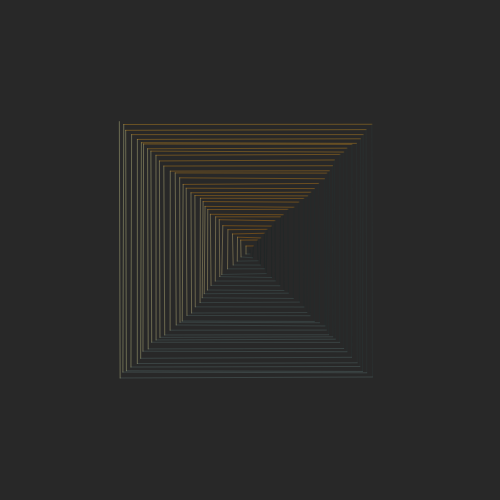
Frame 1 (no input)
Frame 60 (no input): identical to frame 1, image omitted
Frame 120 (the mouse pressed at the canvas centre since frame 60): identical to frame 1, image omitted

The p5.js sketch that drew this single still picture (run headless with seeded random() and noise() and a simulated clock; from frame 60 on, the mouse is pressed at the canvas centre):

// p5.js sketch
// ── sketch.js
const SIZE = 500;
const GAP = 4;
const DEPTH = 32;
const SPEED = 0.2;

let points;

let rs = [15, 73, 249, 255];
let gs = [32, 103, 224, 147];
let bs = [32, 103, 143, 1];

function setup() {
  createCanvas(SIZE, SIZE);
  points = [
    {
      x: SIZE / 2,
      y: SIZE / 2,
      r: rs[0],
      g: gs[0],
      b: bs[0],
      dx: random(-SPEED, SPEED),
      dy: random(-SPEED, SPEED),
    },
    {
      x: SIZE / 2,
      y: SIZE / 2 + GAP,
      r: rs[1],
      g: gs[1],
      b: bs[1],
      dx: random(-SPEED, SPEED),
      dy: random(-SPEED, SPEED),
    },
    {
      x: SIZE / 2 - GAP,
      y: SIZE / 2 + GAP,
      r: rs[2],
      g: gs[2],
      b: bs[2],
      dx: random(-SPEED, SPEED),
      dy: random(-SPEED, SPEED),
    },
    {
      x: SIZE / 2 - GAP,
      y: SIZE / 2 - GAP,
      r: rs[3], 
      g: gs[3],
      b: bs[3],
      dx: random(-SPEED, SPEED),
      dy: random(-SPEED, SPEED),
    },
  ];
  for (let i = 1; i < DEPTH; i++) {
    let prev = points[points.length - 1];
    points.push({
      x: prev.x + 2 * i * GAP + random(-1, 1),
      y: prev.y + random(-1, 1),
      r: rs[0] + i,
      g: gs[0] + i,
      b: bs[0] + i,
      dx: random(-SPEED, SPEED),
      dy: random(-SPEED, SPEED),
    });
    prev = points[points.length - 1];
    points.push({
      x: prev.x + random(-1, 1),
      y: prev.y + (2 * i + 1) * GAP + random(-1, 1),
      r: rs[1] + i,
      g: gs[1] + i,
      b: bs[1] + i,
      dx: random(-SPEED, SPEED),
      dy: random(-SPEED, SPEED),
    });
    prev = points[points.length - 1];
    points.push({
      x: prev.x - (2 * i + 1) * GAP + random(-1, 1),
      y: prev.y + random(-1, 1),
      r: rs[2] + i,
      g: gs[2] + i,
      b: bs[2] + i,
      dx: random(-SPEED, SPEED),
      dy: random(-SPEED, SPEED),
    });
    prev = points[points.length - 1];
    points.push({
      x: prev.x + random(-1, 1),
      y: prev.y - (2 * i + 2) * GAP + random(-1, 1),
      r: rs[3] + i,
      g: gs[3] + i,
      b: bs[3] + i,
      dx: random(-SPEED, SPEED),
      dy: random(-SPEED, SPEED),
    });
  }
}

function draw() {
  background(40);
  for (let i = 0; i < points.length - 1; i++) {
    let a = points[i];
    let b = points[i + 1];
    if (millis() > 8000 + (i * 64)) {
      let dxx = a.dx + b.dx;
      if (
        a.x + dxx > SIZE ||
        b.x + dxx > SIZE ||
        a.x + dxx < 0 ||
        b.x + dxx < 0
      ) {
        a.dx = -a.dx;
        b.dx = -b.dx;
        dxx = -dxx;
      }
      a.x += dxx;
      b.x += dxx;

      let dyy = a.dy + b.dy;
      if (
        a.y + dyy > SIZE ||
        b.y + dyy > SIZE ||
        a.y + dyy < 0 ||
        b.y + dyy < 0
      ) {
        a.dy = -a.dy;
        b.dy = -b.dy;
        dyy = -dyy;
      }
      a.y += dyy;
      b.y += dyy;

      let dr = (b.r - a.r) / 500;
      a.r += dr;
      b.r -= dr;
      let dg = (b.g - a.g) / 500;
      a.g += dg;
      b.g -= dg;
      let db = (b.b - a.b) / 500;
      a.b += db;
      b.b -= db;
    }
    strokeWeight(0.4);
    stroke(a.r, a.g, a.b, 200);
    line(a.x, a.y, b.x, b.y);
  }
}
